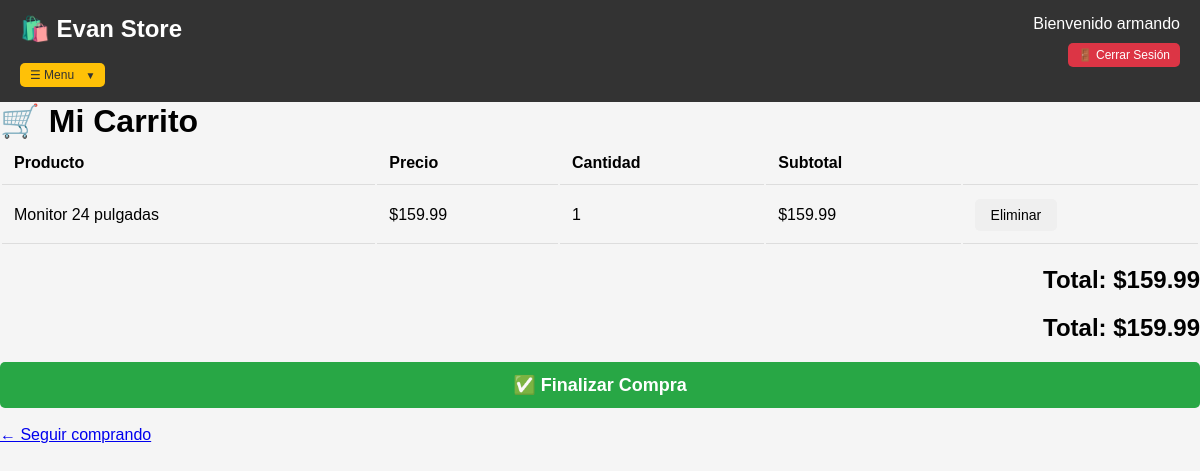
The app's page /carrito (signed in) with its own data.
### models.py (models this page shows, shortened)
class Usuario(UserMixin, db.Model):
    id = db.Column(db.Integer, primary_key=True)
    nombre = db.Column(db.String(100), nullable=False)
    usuario = db.Column(db.String(80), unique=True, nullable=False)
    celular = db.Column(db.String(20), nullable=False)
    email = db.Column(db.String(120), unique=True, nullable=False)
    password_hash = db.Column(db.String(255), nullable=False)
    es_admin = db.Column(db.Boolean, default=False)
    fecha_registro = db.Column(db.DateTime, default=datetime.utcnow)

class CarritoItem(db.Model):
    id = db.Column(db.Integer, primary_key=True)
    usuario_id = db.Column(db.Integer, db.ForeignKey('usuario.id'), nullable=False)
    producto_id = db.Column(db.Integer, db.ForeignKey('producto.id'), nullable=False)
    cantidad = db.Column(db.Integer, default=1)
    usuario = db.relationship('Usuario', backref='carrito_items')
    producto = db.relationship('Producto')

class Producto(db.Model):
    id = db.Column(db.Integer, primary_key=True)
    nombre = db.Column(db.String(200), nullable=False)
    descripcion = db.Column(db.Text)
    precio = db.Column(db.Float, nullable=False)
    stock = db.Column(db.Integer, default=0)
    imagen_url = db.Column(db.String(500))
    categoria = db.Column(db.String(100))
    fecha_creacion = db.Column(db.DateTime, default=datetime.utcnow)

### app.py (the view)
@app.route('/carrito')
@login_required
def ver_carrito():
    items = CarritoItem.query.filter_by(usuario_id=current_user.id).all()
    total = 0
    for item in items:
        total += item.producto.precio * item.cantidad
    return render_template('carrito.html', items=items, total=total)

### app.py (called while the page is built)
@login_manager.user_loader
def load_user(user_id):
    return Usuario.query.get(int(user_id))

### templates/carrito.html (shortened to what this page needs)
<!DOCTYPE html>
<html>
<head>
    <link rel="stylesheet" href="{{ url_for('static', filename='style.css') }}">
</head>
<body>
    {% include 'navbar.html' %}
    <h1>🛒 Mi Carrito</h1>
    {% if items %}
        <table>
            <tr>
                <th>Producto</th>
                <th>Precio</th>
                <th>Cantidad</th>
                <th>Subtotal</th>
                <th></th>
            </tr>
            {% for item in items %}
            <tr>
                <td>{{ item.producto.nombre }}</td>
                <td>${{ "%.2f"|format(item.producto.precio) }}</td>
                <td>{{ item.cantidad }}</td>
                <td>${{ "%.2f"|format(item.producto.precio * item.cantidad) }}</td>
                <td>
                    <button class="btn" onclick="eliminar({{ item.id }})">Eliminar</button>
                </td>
            </tr>
            {% endfor %}
        </table>
        <div class="total">Total: ${{ "%.2f"|format(total) }}</div>
        <div class="total">Total: ${{ "%.2f"|format(total) }}</div>
<div class="checkout-container" style="margin-top: 20px;">
    <button onclick="procesarCheckout()" class="btn-checkout" id="btnCheckout">
        ✅ Finalizar Compra
    </button>
</div>
    {% else %}
        <p>🛍️ Tu carrito está vacío</p>
    {% endif %}
    <br>
    <a href="/tienda" class="seguir">← Seguir comprando</a>
</body>
</html>

### templates/navbar.html (shortened to what this page needs)
<link rel="stylesheet" href="{{ url_for('static', filename='style.css') }}">
<div class="navbar">
    <div class="logo-area">
        <h2>🛍️ Evan Store</h2>
        <div class="dropdown" style="margin-top: 10px;">
            <button class="btn btn-warning btn-sm dropdown-toggle" type="button" data-bs-toggle="dropdown">
                ☰   Menu
            </button>
        </div>
    </div>
    <div class="user-area">
        <span>Bienvenido {{ current_user.nombre }}</span>
        <a href="{{ url_for('logout') }}" class="btn btn-danger btn-sm">🚪 Cerrar Sesión</a>
    </div>
</div>

### static/style.css (style rules this page uses)
* { margin: 0;padding: 0;box-sizing: border-box; }
body { font-family: Arial, sans-serif;background: #f5f5f5;min-height: 100vh; }
.navbar { background: #333;padding: 15px 20px;display: flex;justify-content: space-between;align-items: flex-start;flex-wrap: wrap; }
.logo-area h2 { color: white; margin: 0 0 10px 0; }
.user-area { text-align: right; }
.user-area span { display: block; color: white; margin-bottom: 5px; }
.user-area .btn { margin-top: 5px; }
.btn { padding: 8px 16px; border-radius: 5px; border: none; cursor: pointer; font-size: 14px; text-decoration: none; display: inline-block; }
.btn-warning { background: #ffc107; color: #333; }
.btn-danger { background: #dc3545; color: white; }
.btn-sm { padding: 5px 10px; font-size: 12px; }
.dropdown { position: relative; display: inline-block; }
.dropdown-toggle::after { display: inline-block; margin-left: 8px; content: "▼"; font-size: 10px; border: none; }
table { width: 100%; }
th, td { padding: 12px; text-align: left; vertical-align: middle; border-bottom: 1px solid #ddd; }
.checkout-container { margin-top: 20px; text-align: right; }
.btn-checkout { background: #28a745; color: white; border: none; padding: 12px 25px; border-radius: 5px; font-size: 18px; cursor: pointer; width: 100%; font-weight: bold; }
.total { font-size: 1.5em; font-weight: bold; margin-top: 20px; text-align: right; }

### records on screen
Usuario: nombre "armando"
CarritoItem: producto.nombre "Monitor 24 pulgadas", cantidad "1"
Producto: producto.precio "159.99", item.producto.precio*item.cantidad "159.99"

### other values on screen
{{ "%.2f"|format(total) }} "159.99"
